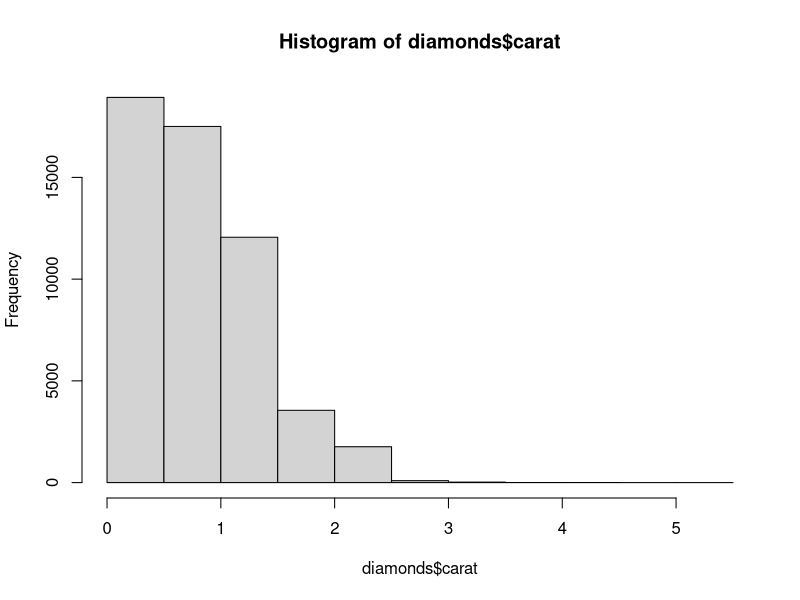
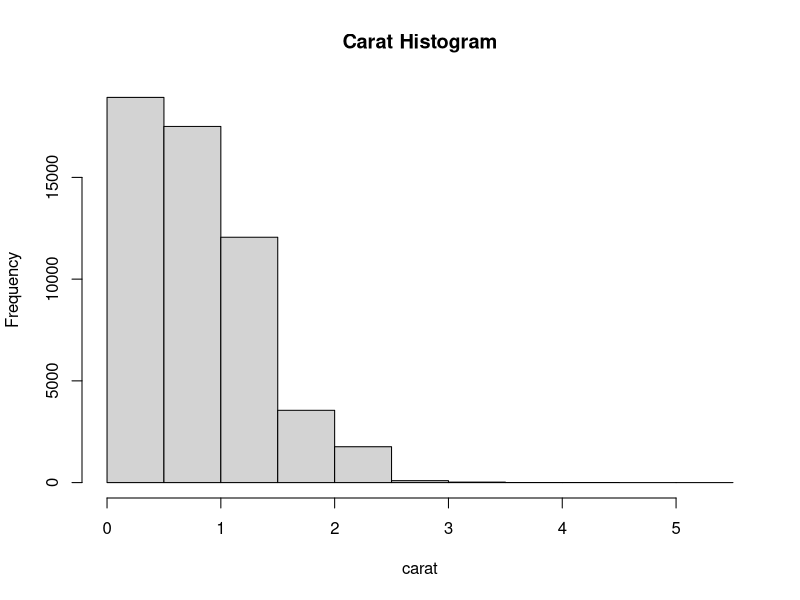
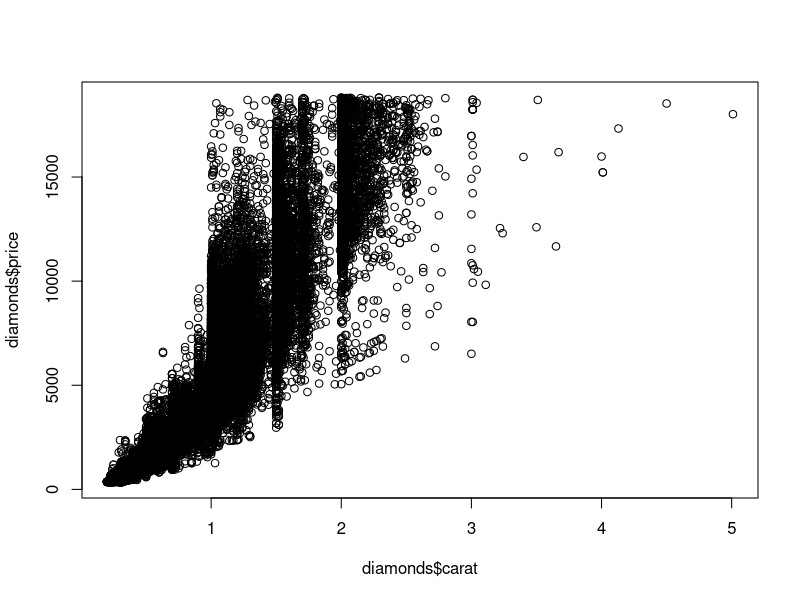
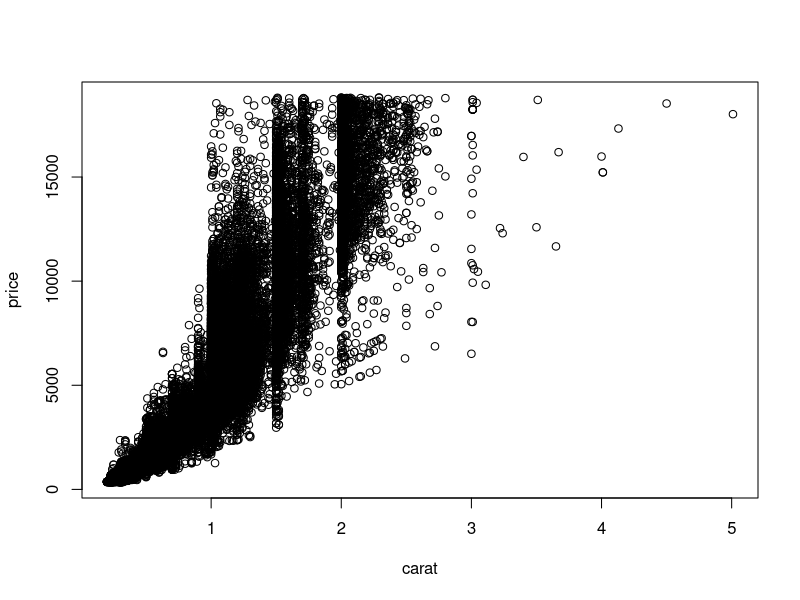
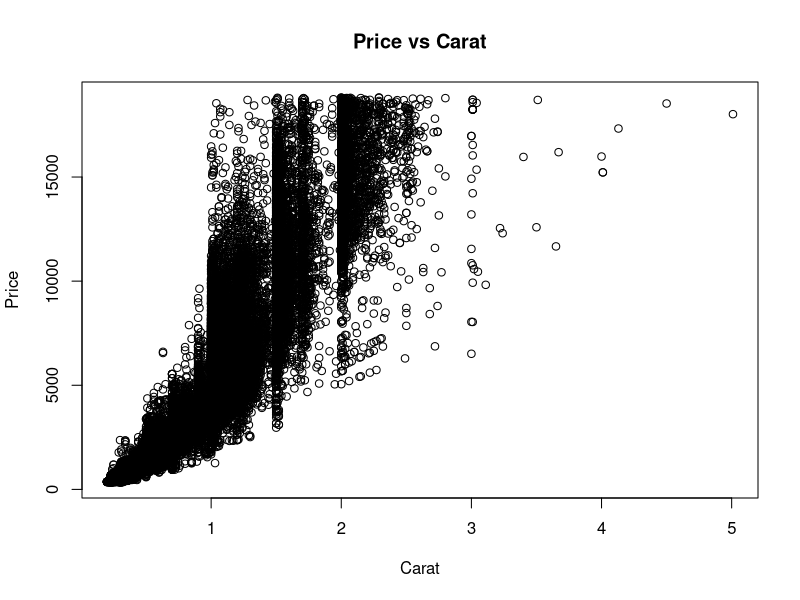
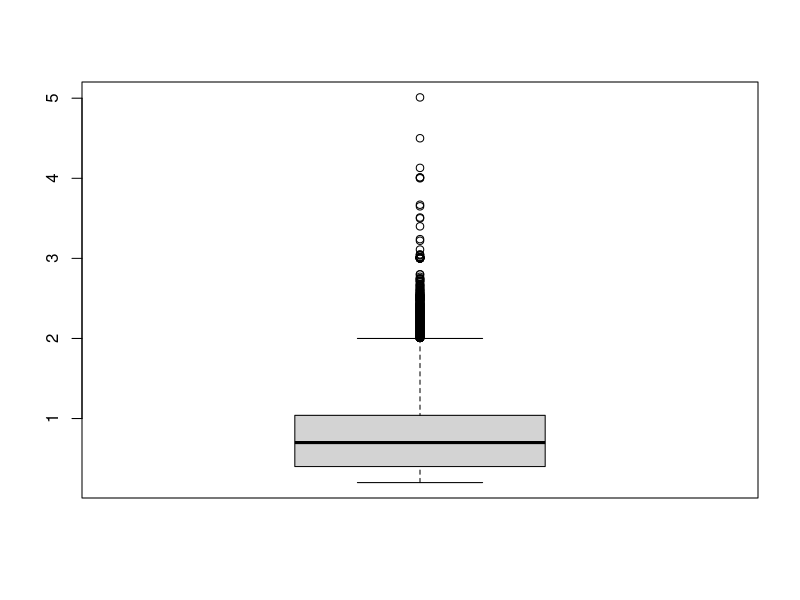

These charts were generated, in order, by the following R code: (Note: this script raises an error after producing the figures.)
######### Statistical Graphs #########
require(ggplot2)
data("diamonds")
head(diamonds)

hist(diamonds$carat) # histogram of one column
hist(diamonds$carat, main = "Carat Histogram", xlab = "carat") # Adding title and axis-x title


plot(x = diamonds$carat, y = diamonds$price) # Scatter plot of 2 columns
plot(price ~ carat, data = diamonds) # Scatter plot price wrt carat (y ~ x)
plot(diamonds$carat, diamonds$price, main = "Price vs Carat", xlab = "Carat", ylab = "Price") # title of plot and axes


boxplot(diamonds$carat) # boxplot

######### ggplot2 ######### 
# Use layers (built up layer by layer)
require(ggplot2)
ggplot(data)
gemo_point
geom_histogram
geom_line
aes(x, y) # Map function --> map variable to x, y and so on (axis, shape and etc)
ggplot(data) + geom_point(aes(x, y)) # layers seperate with '+' operation


ggplot(data = diamonds) + geom_histogram(aes(x = diamonds$carat)) # default number of bins is assigned (30)
ggplot(data = diamonds) + geom_histogram(aes(x = diamonds$carat), binwidth = .1) # bid_width is manually assigned (30)

ggplot(data = diamonds) + geom_density(aes(x = diamonds$carat)) # density function
ggplot(data = diamonds) + geom_density(aes(x = carat), fill = "grey50") # density function with color option

ggplot(diamonds, aes(x = carat, y = price)) + geom_point() # Scatter plot of data
g <- ggplot(diamonds, aes(x = carat, y = price))
g # There is no layer in g
g + geom_point() # get the same plot
g + geom_point(aes(color = color)) # set color to distinguish the points (create a legend) (color code based on diamonds' color column)
g + geom_point(aes(color = color, shape = clarity)) # add shape based on clarity column in diamonds dataset (> 6 shapes)
# ggplot does not distinguish more than 6 shapes So it does not make shape for VVS1 and IF (WARNING!)
g + geom_point(aes(color = color, shape = cut)) # add shape based on cut (less than 6 shapes) So we have not warning


ggplot(diamonds, aes(y = carat, x = 1)) + geom_boxplot() # Drawing boxPlot in ggplot2 (x = 1)
ggplot(diamonds, aes(y = carat, x = cut)) + geom_boxplot() # for every kind of values in cut col in diamonds we draw boxplot


ggplot(diamonds, aes(y = carat, x = cut)) + geom_violin() # Drawing violin for every cut in diamonds

g <- ggplot(diamonds, aes(y = carat, x = cut))
g + geom_point() + geom_violin() # Working with layers!
g + geom_violin() + geom_point() # See the difference between this and previous line

g + geom_jitter() + geom_violin() # jitter spreads the points better than geom_point 


head(economics) # dataset in ggplot
ggplot(economics, aes(x = date, y = pop)) + geom_line() # line plots

require(lubridate)
economics$year <- year(economics$date) #adding year column with year of date using lubridate year() function
economics$month <- month(economics$date) #adding month column with month of date using lubridate month() function
head(economics)

econ2000 <- economics[which(economics$year >= 2000), ] # select data which year is greater than or equal 2000
head(econ2000)

econ2000$month <- month(econ2000$date, label = TRUE) # converting month numbers to January, ...
head(econ2000)

require(scales)
g <- ggplot(econ2000, aes(x = month, y = pop))
g <- g + geom_line(aes(color = factor(year), group = year)) # grouped by year
g

g <- g + scale_color_discrete(name = "Year") # setting name of color legend
g <- g + scale_y_continuous(labels = comma) # seperating every 3 digits of y to make it more readable
g <- g + labs(title = "Population Growth", x = "Month", y = "Population")
g

g <- g + theme(axis.text.x = element_text(angle = 90, hjust = 1)) # For rotating x texts (hjust move them to the right(vjust))
g
 

g <- ggplot(diamonds, aes(x = carat, y = price))
g <- g + geom_point(aes(color = color)) + facet_wrap(~color) # break up the plot for discrete units one for each level of color and form these into a grid
g

g <- g + geom_point(aes(color = color)) + facet_grid(cut~clarity) # break up based on cut and clarity and color in each plot
g # each pane is combination of cut and clarity

ggplot(diamonds, aes(x = carat, color = color)) + geom_histogram() + facet_wrap(~color)


ggplot(diamonds, aes(x = carat, y = price, color = color, shape = cut, size = depth)) + geom_point() # Scatter Plot


###### Adding Themes to ggplot ########
require(ggthemes)
g <- ggplot(diamonds, aes(x = carat, y = price, color = color)) + geom_point()
g
g + theme_wsj() # wallstreet journal Theme
g + theme_economist() + scale_color_economist() # Adding Theme Economist with scale that color the points better (legend is at up)
g + theme_tufte() # very barebones graph
g + theme_excel() + scale_color_excel() # Plot graph like excel
#NOTE: For every theme we have its own color in scale library
 





